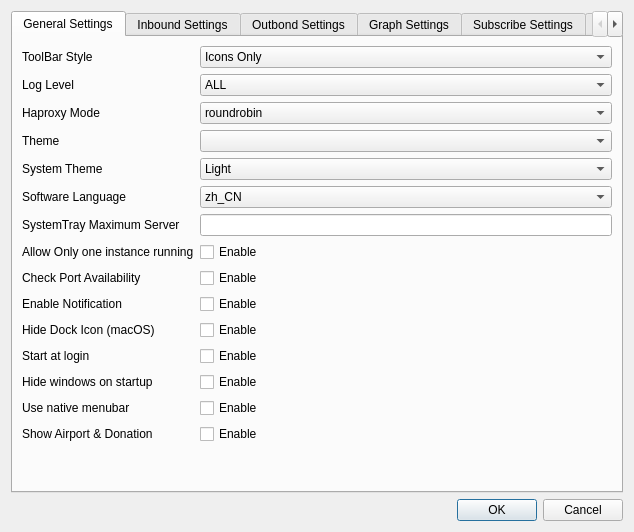
<?xml version="1.0" encoding="UTF-8"?>
<ui version="4.0">
 <class>SettingsDialog</class>
 <widget class="QDialog" name="SettingsDialog">
  <property name="geometry">
   <rect>
    <x>0</x>
    <y>0</y>
    <width>634</width>
    <height>532</height>
   </rect>
  </property>
  <property name="minimumSize">
   <size>
    <width>634</width>
    <height>532</height>
   </size>
  </property>
  <property name="windowTitle">
   <string>Settings</string>
  </property>
  <property name="modal">
   <bool>true</bool>
  </property>
  <layout class="QGridLayout" name="gridLayout">
   <item row="0" column="0">
    <widget class="QTabWidget" name="tabWidget">
     <property name="sizePolicy">
      <sizepolicy hsizetype="Expanding" vsizetype="Expanding">
       <horstretch>0</horstretch>
       <verstretch>0</verstretch>
      </sizepolicy>
     </property>
     <property name="currentIndex">
      <number>0</number>
     </property>
     <widget class="QWidget" name="tab">
      <attribute name="title">
       <string>General Settings</string>
      </attribute>
      <layout class="QGridLayout" name="gridLayout_2">
       <item row="0" column="0">
        <layout class="QFormLayout" name="formLayout">
         <property name="fieldGrowthPolicy">
          <enum>QFormLayout::AllNonFixedFieldsGrow</enum>
         </property>
         <item row="0" column="0">
          <widget class="QLabel" name="toolBarStyleLabel">
           <property name="text">
            <string>ToolBar Style</string>
           </property>
          </widget>
         </item>
         <item row="0" column="1">
          <widget class="QComboBox" name="toolbarStyleComboBox">
           <property name="sizePolicy">
            <sizepolicy hsizetype="Expanding" vsizetype="Fixed">
             <horstretch>0</horstretch>
             <verstretch>0</verstretch>
            </sizepolicy>
           </property>
           <item>
            <property name="text">
             <string>Icons Only</string>
            </property>
           </item>
           <item>
            <property name="text">
             <string>Text Only</string>
            </property>
           </item>
           <item>
            <property name="text">
             <string>Text Alongside Icons</string>
            </property>
           </item>
           <item>
            <property name="text">
             <string>Text Under Icons</string>
            </property>
           </item>
           <item>
            <property name="text">
             <string>System Style</string>
            </property>
           </item>
          </widget>
         </item>
         <item row="1" column="0">
          <widget class="QLabel" name="logLevelLabel">
           <property name="text">
            <string>Log Level</string>
           </property>
          </widget>
         </item>
         <item row="1" column="1">
          <widget class="QComboBox" name="logLevelComboBox">
           <property name="sizePolicy">
            <sizepolicy hsizetype="Expanding" vsizetype="Fixed">
             <horstretch>0</horstretch>
             <verstretch>0</verstretch>
            </sizepolicy>
           </property>
           <item>
            <property name="text">
             <string>ALL</string>
            </property>
           </item>
           <item>
            <property name="text">
             <string>INFO</string>
            </property>
           </item>
           <item>
            <property name="text">
             <string>WARN</string>
            </property>
           </item>
           <item>
            <property name="text">
             <string>ERROR</string>
            </property>
           </item>
           <item>
            <property name="text">
             <string>FATAL</string>
            </property>
           </item>
           <item>
            <property name="text">
             <string>OFF</string>
            </property>
           </item>
          </widget>
         </item>
         <item row="2" column="0">
          <widget class="QLabel" name="haproxyModeLabel">
           <property name="text">
            <string>Haproxy Mode</string>
           </property>
          </widget>
         </item>
         <item row="2" column="1">
          <widget class="QComboBox" name="haproxyModeComboBox">
           <property name="sizePolicy">
            <sizepolicy hsizetype="Expanding" vsizetype="Fixed">
             <horstretch>0</horstretch>
             <verstretch>0</verstretch>
            </sizepolicy>
           </property>
           <item>
            <property name="text">
             <string>roundrobin</string>
            </property>
           </item>
           <item>
            <property name="text">
             <string>leastconn</string>
            </property>
           </item>
           <item>
            <property name="text">
             <string>source</string>
            </property>
           </item>
          </widget>
         </item>
         <item row="3" column="0">
          <widget class="QLabel" name="label_3">
           <property name="text">
            <string>Theme</string>
           </property>
          </widget>
         </item>
         <item row="3" column="1">
          <widget class="QComboBox" name="themeComboBox"/>
         </item>
         <item row="6" column="0">
          <widget class="QLabel" name="label_23">
           <property name="text">
            <string>SystemTray Maximum Server</string>
           </property>
          </widget>
         </item>
         <item row="6" column="1">
          <widget class="QLineEdit" name="systemTrayMaximumServerEdit"/>
         </item>
         <item row="7" column="0">
          <widget class="QLabel" name="onlyOneInstanceLabel">
           <property name="text">
            <string>Allow Only one instance running</string>
           </property>
          </widget>
         </item>
         <item row="7" column="1">
          <widget class="QCheckBox" name="oneInstanceCheckBox">
           <property name="text">
            <string>Enable</string>
           </property>
          </widget>
         </item>
         <item row="8" column="0">
          <widget class="QLabel" name="checkPortAvailabilityLabel">
           <property name="text">
            <string>Check Port Availability</string>
           </property>
          </widget>
         </item>
         <item row="8" column="1">
          <widget class="QCheckBox" name="availabilityCheckBox">
           <property name="text">
            <string>Enable</string>
           </property>
          </widget>
         </item>
         <item row="9" column="0">
          <widget class="QLabel" name="enableNotificationLabel">
           <property name="text">
            <string>Enable Notification</string>
           </property>
          </widget>
         </item>
         <item row="9" column="1">
          <widget class="QCheckBox" name="enableNotificationCheckBox">
           <property name="text">
            <string>Enable</string>
           </property>
          </widget>
         </item>
         <item row="10" column="0">
          <widget class="QLabel" name="hideDockIconLabel">
           <property name="text">
            <string>Hide Dock Icon (macOS)</string>
           </property>
          </widget>
         </item>
         <item row="10" column="1">
          <widget class="QCheckBox" name="hideDockIconCheckBox">
           <property name="text">
            <string>Enable</string>
           </property>
          </widget>
         </item>
         <item row="11" column="0">
          <widget class="QLabel" name="startAtLoginLabel">
           <property name="text">
            <string>Start at login</string>
           </property>
          </widget>
         </item>
         <item row="11" column="1">
          <widget class="QCheckBox" name="startAtLoginCheckbox">
           <property name="text">
            <string>Enable</string>
           </property>
          </widget>
         </item>
         <item row="12" column="0">
          <widget class="QLabel" name="hideWindowsOnStartupLabel">
           <property name="text">
            <string>Hide windows on startup</string>
           </property>
          </widget>
         </item>
         <item row="12" column="1">
          <widget class="QCheckBox" name="hideCheckBox">
           <property name="text">
            <string>Enable</string>
           </property>
          </widget>
         </item>
         <item row="13" column="0">
          <widget class="QLabel" name="useNativeMenuBar">
           <property name="text">
            <string>Use native menubar</string>
           </property>
          </widget>
         </item>
         <item row="13" column="1">
          <widget class="QCheckBox" name="nativeMenuBarCheckBox">
           <property name="text">
            <string>Enable</string>
           </property>
          </widget>
         </item>
         <item row="14" column="0">
          <widget class="QLabel" name="label_13">
           <property name="text">
            <string>Show Airport &amp; Donation</string>
           </property>
          </widget>
         </item>
         <item row="14" column="1">
          <widget class="QCheckBox" name="showAirportAndDonationCB">
           <property name="text">
            <string>Enable</string>
           </property>
          </widget>
         </item>
         <item row="4" column="0">
          <widget class="QLabel" name="label_8">
           <property name="text">
            <string>System Theme</string>
           </property>
          </widget>
         </item>
         <item row="4" column="1">
          <widget class="QComboBox" name="systemThemeCB">
           <item>
            <property name="text">
             <string>Light</string>
            </property>
           </item>
           <item>
            <property name="text">
             <string>Dark</string>
            </property>
           </item>
           <item>
            <property name="text">
             <string>Follow System</string>
            </property>
           </item>
          </widget>
         </item>
         <item row="5" column="0">
          <widget class="QLabel" name="label_24">
           <property name="text">
            <string>Software Language</string>
           </property>
          </widget>
         </item>
         <item row="5" column="1">
          <widget class="QComboBox" name="languageCB">
           <item>
            <property name="text">
             <string>zh_CN</string>
            </property>
           </item>
           <item>
            <property name="text">
             <string>zh_TW</string>
            </property>
           </item>
           <item>
            <property name="text">
             <string>en_US</string>
            </property>
           </item>
           <item>
            <property name="text">
             <string>ja_JP</string>
            </property>
           </item>
           <item>
            <property name="text">
             <string>Follow System</string>
            </property>
           </item>
          </widget>
         </item>
        </layout>
       </item>
      </layout>
     </widget>
     <widget class="QWidget" name="widget">
      <attribute name="title">
       <string>Inbound Settings</string>
      </attribute>
      <layout class="QGridLayout" name="gridLayout_3">
       <item row="0" column="0">
        <layout class="QFormLayout" name="formLayout_2">
         <property name="fieldGrowthPolicy">
          <enum>QFormLayout::AllNonFixedFieldsGrow</enum>
         </property>
         <item row="0" column="0">
          <widget class="QLabel" name="label_10">
           <property name="text">
            <string>Enable Http Proxy</string>
           </property>
          </widget>
         </item>
         <item row="0" column="1">
          <widget class="QCheckBox" name="enableHttpProxyCheckBox">
           <property name="text">
            <string>Enable</string>
           </property>
          </widget>
         </item>
         <item row="1" column="0">
          <widget class="QLabel" name="label_11">
           <property name="text">
            <string>Enable IPV6 Support</string>
           </property>
          </widget>
         </item>
         <item row="1" column="1">
          <widget class="QCheckBox" name="enableIPV6SupportCheckBox">
           <property name="text">
            <string>Enable</string>
           </property>
          </widget>
         </item>
         <item row="2" column="0">
          <widget class="QLabel" name="label_12">
           <property name="text">
            <string>Share Over LAN</string>
           </property>
          </widget>
         </item>
         <item row="2" column="1">
          <widget class="QCheckBox" name="shareOverLANCheckBox">
           <property name="text">
            <string>Enable</string>
           </property>
          </widget>
         </item>
         <item row="3" column="0">
          <widget class="QLabel" name="label_14">
           <property name="text">
            <string>Sock5 Port</string>
           </property>
          </widget>
         </item>
         <item row="3" column="1">
          <widget class="QLineEdit" name="socks5PortLineEdit"/>
         </item>
         <item row="4" column="0">
          <widget class="QLabel" name="label_15">
           <property name="text">
            <string>Http Port</string>
           </property>
          </widget>
         </item>
         <item row="4" column="1">
          <widget class="QLineEdit" name="httpPortLineEdit"/>
         </item>
         <item row="5" column="0">
          <widget class="QLabel" name="label_16">
           <property name="text">
            <string>PAC Port</string>
           </property>
          </widget>
         </item>
         <item row="5" column="1">
          <widget class="QLineEdit" name="pacPortLineEdit"/>
         </item>
         <item row="6" column="0">
          <widget class="QLabel" name="label_18">
           <property name="text">
            <string>Haproxy Port</string>
           </property>
          </widget>
         </item>
         <item row="6" column="1">
          <widget class="QLineEdit" name="haproxyPortLineEdit"/>
         </item>
         <item row="7" column="0">
          <widget class="QLabel" name="label_19">
           <property name="text">
            <string>Haproxy Status Port</string>
           </property>
          </widget>
         </item>
         <item row="7" column="1">
          <widget class="QLineEdit" name="haproxyStatusPortLineEdit"/>
         </item>
        </layout>
       </item>
      </layout>
     </widget>
     <widget class="QWidget" name="tab_2">
      <attribute name="title">
       <string>Outbond Settings</string>
      </attribute>
      <layout class="QGridLayout" name="gridLayout_4">
       <item row="0" column="0">
        <layout class="QFormLayout" name="formLayout_4">
         <property name="fieldGrowthPolicy">
          <enum>QFormLayout::ExpandingFieldsGrow</enum>
         </property>
         <item row="0" column="0">
          <widget class="QLabel" name="label_26">
           <property name="text">
            <string>Forward Proxy</string>
           </property>
          </widget>
         </item>
         <item row="2" column="0">
          <widget class="QLabel" name="label_27">
           <property name="text">
            <string>IP Address</string>
           </property>
          </widget>
         </item>
         <item row="3" column="0">
          <widget class="QLabel" name="label_30">
           <property name="text">
            <string>Port</string>
           </property>
          </widget>
         </item>
         <item row="4" column="0">
          <widget class="QLabel" name="label_28">
           <property name="text">
            <string>Authenticaton</string>
           </property>
          </widget>
         </item>
         <item row="5" column="0">
          <widget class="QLabel" name="label_31">
           <property name="text">
            <string>Username</string>
           </property>
          </widget>
         </item>
         <item row="5" column="1">
          <widget class="QLineEdit" name="forwardProxyUsername"/>
         </item>
         <item row="6" column="0">
          <widget class="QLabel" name="label_32">
           <property name="text">
            <string>Password</string>
           </property>
          </widget>
         </item>
         <item row="6" column="1">
          <widget class="QLineEdit" name="forwardProxyPassword"/>
         </item>
         <item row="1" column="0">
          <widget class="QLabel" name="label_33">
           <property name="text">
            <string>Type</string>
           </property>
          </widget>
         </item>
         <item row="0" column="1">
          <widget class="QCheckBox" name="forwardProxyCheckBox">
           <property name="text">
            <string>Enable</string>
           </property>
          </widget>
         </item>
         <item row="1" column="1">
          <widget class="QComboBox" name="forwardProxyTypeComboBox">
           <property name="sizePolicy">
            <sizepolicy hsizetype="Expanding" vsizetype="Fixed">
             <horstretch>0</horstretch>
             <verstretch>0</verstretch>
            </sizepolicy>
           </property>
           <item>
            <property name="text">
             <string>http</string>
            </property>
           </item>
           <item>
            <property name="text">
             <string>socks5</string>
            </property>
           </item>
          </widget>
         </item>
         <item row="2" column="1">
          <widget class="QLineEdit" name="forwardProxyIpAddressLineEdit"/>
         </item>
         <item row="3" column="1">
          <widget class="QLineEdit" name="forwardProxyPortLineEdit"/>
         </item>
         <item row="4" column="1">
          <widget class="QCheckBox" name="forwardProxyAuthenticationCheckBox">
           <property name="text">
            <string>Enable</string>
           </property>
          </widget>
         </item>
        </layout>
       </item>
      </layout>
     </widget>
     <widget class="QWidget" name="tab_6">
      <attribute name="title">
       <string>Graph Settings</string>
      </attribute>
      <layout class="QGridLayout" name="gridLayout_8">
       <item row="0" column="0">
        <layout class="QFormLayout" name="formLayout_6">
         <item row="0" column="0">
          <widget class="QLabel" name="label_17">
           <property name="text">
            <string>Download Speed Color</string>
           </property>
          </widget>
         </item>
         <item row="0" column="1">
          <widget class="QtColorPicker" name="downloadColorPicker" native="true">
           <property name="sizePolicy">
            <sizepolicy hsizetype="Expanding" vsizetype="Preferred">
             <horstretch>0</horstretch>
             <verstretch>0</verstretch>
            </sizepolicy>
           </property>
           <property name="text" stdset="0">
            <string>PushButton</string>
           </property>
          </widget>
         </item>
         <item row="1" column="1">
          <widget class="QtColorPicker" name="uploadColorPicker" native="true">
           <property name="sizePolicy">
            <sizepolicy hsizetype="Expanding" vsizetype="Preferred">
             <horstretch>0</horstretch>
             <verstretch>0</verstretch>
            </sizepolicy>
           </property>
           <property name="text" stdset="0">
            <string>PushButton</string>
           </property>
          </widget>
         </item>
         <item row="1" column="0">
          <widget class="QLabel" name="label_20">
           <property name="text">
            <string>Upload Speed Color</string>
           </property>
          </widget>
         </item>
        </layout>
       </item>
      </layout>
     </widget>
     <widget class="QWidget" name="tab_4">
      <attribute name="title">
       <string>Subscribe Settings</string>
      </attribute>
      <layout class="QGridLayout" name="gridLayout_5">
       <item row="0" column="0">
        <layout class="QFormLayout" name="formLayout_5">
         <property name="fieldGrowthPolicy">
          <enum>QFormLayout::ExpandingFieldsGrow</enum>
         </property>
         <item row="0" column="0">
          <widget class="QLabel" name="trojanBackendLabel_2">
           <property name="text">
            <string>GFWList Update Url</string>
           </property>
          </widget>
         </item>
         <item row="0" column="1">
          <widget class="QComboBox" name="gfwlistUpdateUrlComboBox">
           <property name="sizePolicy">
            <sizepolicy hsizetype="Expanding" vsizetype="Fixed">
             <horstretch>0</horstretch>
             <verstretch>0</verstretch>
            </sizepolicy>
           </property>
           <item>
            <property name="text">
             <string>gfwlist/gfwlist</string>
            </property>
           </item>
           <item>
            <property name="text">
             <string>Loukky/gfwlist-by-loukky</string>
            </property>
           </item>
           <item>
            <property name="text">
             <string>Local File</string>
            </property>
           </item>
          </widget>
         </item>
         <item row="1" column="0">
          <widget class="QLabel" name="enableAPILabel_2">
           <property name="text">
            <string>Update User Agent</string>
           </property>
          </widget>
         </item>
         <item row="1" column="1">
          <widget class="QLineEdit" name="updateUserAgentLineEdit"/>
         </item>
         <item row="2" column="0">
          <widget class="QLabel" name="apiPortLabel_2">
           <property name="text">
            <string>Filter Keyword (,)</string>
           </property>
          </widget>
         </item>
         <item row="2" column="1">
          <widget class="QLineEdit" name="filterKeywordLineEdit"/>
         </item>
         <item row="3" column="0">
          <widget class="QLabel" name="label_2">
           <property name="text">
            <string>Maximum</string>
           </property>
          </widget>
         </item>
         <item row="3" column="1">
          <widget class="QLineEdit" name="maximumSubscribe"/>
         </item>
         <item row="5" column="0">
          <widget class="QLabel" name="label_5">
           <property name="text">
            <string>Overwrite AllowInsecure</string>
           </property>
          </widget>
         </item>
         <item row="5" column="1">
          <widget class="QCheckBox" name="overwriteAllowInsecureCB">
           <property name="text">
            <string>Overwrite</string>
           </property>
          </widget>
         </item>
         <item row="6" column="0">
          <widget class="QLabel" name="label_6">
           <property name="text">
            <string>Overwrite AllowInsecureCiphers</string>
           </property>
          </widget>
         </item>
         <item row="6" column="1">
          <widget class="QCheckBox" name="overwriteAllowInsecureCiphersCB">
           <property name="text">
            <string>Overwrite</string>
           </property>
          </widget>
         </item>
         <item row="7" column="0">
          <widget class="QLabel" name="label_7">
           <property name="text">
            <string>Overwirte TcpFastOpen</string>
           </property>
          </widget>
         </item>
         <item row="7" column="1">
          <widget class="QCheckBox" name="overwriteTcpFastOpenCB">
           <property name="text">
            <string>Overwrite</string>
           </property>
          </widget>
         </item>
         <item row="4" column="0">
          <widget class="QLabel" name="label_9">
           <property name="text">
            <string>Auto fetch group name</string>
           </property>
          </widget>
         </item>
         <item row="4" column="1">
          <widget class="QCheckBox" name="autoFetchGroupnameCB">
           <property name="text">
            <string>Enable</string>
           </property>
          </widget>
         </item>
        </layout>
       </item>
      </layout>
     </widget>
     <widget class="QWidget" name="tab_5">
      <attribute name="title">
       <string>Router Settings</string>
      </attribute>
      <layout class="QGridLayout" name="gridLayout_7">
       <item row="0" column="0">
        <layout class="QGridLayout" name="routeSettingsLayout"/>
       </item>
      </layout>
     </widget>
     <widget class="QWidget" name="tab_3">
      <attribute name="title">
       <string>Trojan Settings</string>
      </attribute>
      <layout class="QGridLayout" name="gridLayout_6">
       <item row="0" column="0">
        <layout class="QFormLayout" name="formLayout_3">
         <property name="fieldGrowthPolicy">
          <enum>QFormLayout::ExpandingFieldsGrow</enum>
         </property>
         <item row="0" column="0">
          <widget class="QLabel" name="label">
           <property name="text">
            <string>TLS Fingerprint</string>
           </property>
          </widget>
         </item>
         <item row="0" column="1">
          <widget class="QComboBox" name="tlsFingerprintComboBox">
           <property name="sizePolicy">
            <sizepolicy hsizetype="Expanding" vsizetype="Fixed">
             <horstretch>0</horstretch>
             <verstretch>0</verstretch>
            </sizepolicy>
           </property>
           <item>
            <property name="text">
             <string>none</string>
            </property>
           </item>
           <item>
            <property name="text">
             <string>auto</string>
            </property>
           </item>
           <item>
            <property name="text">
             <string>firefox</string>
            </property>
           </item>
           <item>
            <property name="text">
             <string>chrome</string>
            </property>
           </item>
           <item>
            <property name="text">
             <string>ios</string>
            </property>
           </item>
           <item>
            <property name="text">
             <string>randomized</string>
            </property>
           </item>
          </widget>
         </item>
         <item row="1" column="0">
          <widget class="QLabel" name="enableRouterLabel">
           <property name="text">
            <string>Enable Router</string>
           </property>
          </widget>
         </item>
         <item row="1" column="1">
          <widget class="QCheckBox" name="enableRouterCheckBox">
           <property name="text">
            <string>Enable</string>
           </property>
          </widget>
         </item>
         <item row="2" column="0">
          <widget class="QLabel" name="enableAPILabel">
           <property name="text">
            <string>Enable API</string>
           </property>
          </widget>
         </item>
         <item row="2" column="1">
          <widget class="QCheckBox" name="enableAPICheckBox">
           <property name="text">
            <string>Enable</string>
           </property>
          </widget>
         </item>
         <item row="3" column="0">
          <widget class="QLabel" name="label_21">
           <property name="text">
            <string>Geo Path</string>
           </property>
          </widget>
         </item>
         <item row="3" column="1">
          <widget class="QLineEdit" name="geoPathEdit"/>
         </item>
         <item row="4" column="0">
          <widget class="QLabel" name="apiPortLabel">
           <property name="text">
            <string>API Port</string>
           </property>
          </widget>
         </item>
         <item row="4" column="1">
          <widget class="QLineEdit" name="apiPortLineEdit"/>
         </item>
         <item row="5" column="0">
          <widget class="QLabel" name="certLabel">
           <property name="text">
            <string>Cert</string>
           </property>
          </widget>
         </item>
         <item row="5" column="1">
          <widget class="QLineEdit" name="certLineEdit"/>
         </item>
         <item row="6" column="0">
          <widget class="QLabel" name="cipherLabel">
           <property name="text">
            <string>Cipher</string>
           </property>
          </widget>
         </item>
         <item row="6" column="1">
          <widget class="QLineEdit" name="cipherLineEdit"/>
         </item>
         <item row="7" column="0">
          <widget class="QLabel" name="cipherTLS13Label">
           <property name="text">
            <string>Cipher TLS13</string>
           </property>
          </widget>
         </item>
         <item row="7" column="1">
          <widget class="QLineEdit" name="cipherTLS13LineEdit"/>
         </item>
         <item row="8" column="0">
          <widget class="QLabel" name="label_4">
           <property name="text">
            <string>Buffer Size</string>
           </property>
          </widget>
         </item>
         <item row="8" column="1">
          <widget class="QLineEdit" name="bufferSizeLineEdit"/>
         </item>
        </layout>
       </item>
      </layout>
     </widget>
    </widget>
   </item>
   <item row="1" column="0">
    <widget class="QDialogButtonBox" name="buttonBox">
     <property name="standardButtons">
      <set>QDialogButtonBox::Cancel|QDialogButtonBox::Ok</set>
     </property>
    </widget>
   </item>
  </layout>
 </widget>
 <customwidgets>
  <customwidget>
   <class>QtColorPicker</class>
   <extends>QWidget</extends>
   <header>qtcolorpicker.h</header>
  </customwidget>
 </customwidgets>
 <resources/>
 <connections>
  <connection>
   <sender>buttonBox</sender>
   <signal>rejected()</signal>
   <receiver>SettingsDialog</receiver>
   <slot>reject()</slot>
   <hints>
    <hint type="sourcelabel">
     <x>486</x>
     <y>375</y>
    </hint>
    <hint type="destinationlabel">
     <x>288</x>
     <y>198</y>
    </hint>
   </hints>
  </connection>
 </connections>
</ui>
